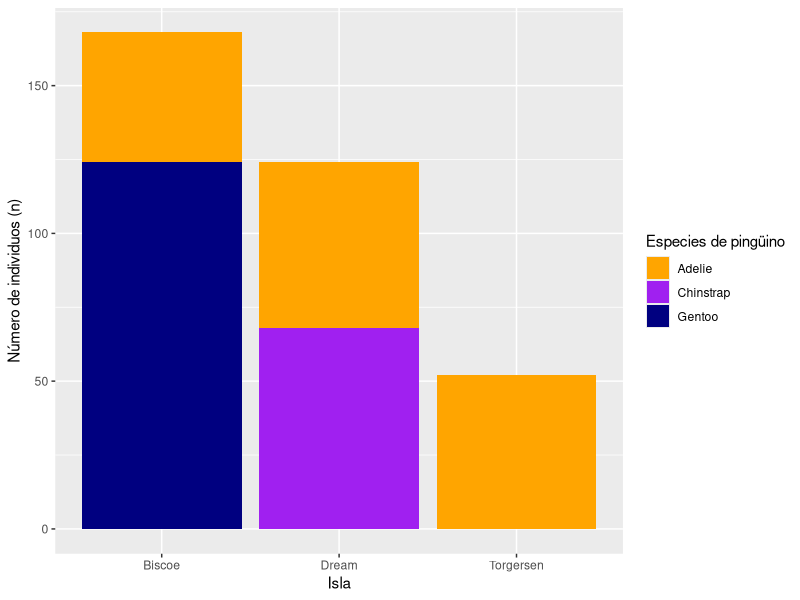
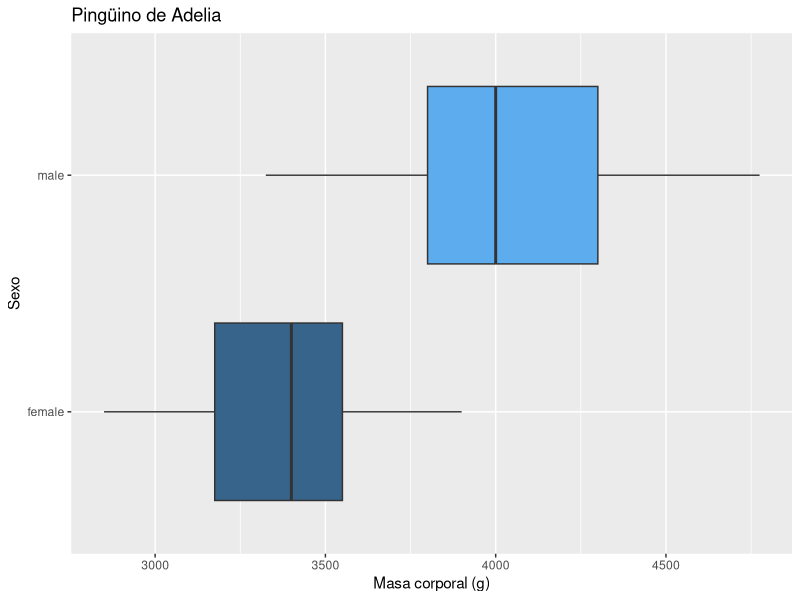
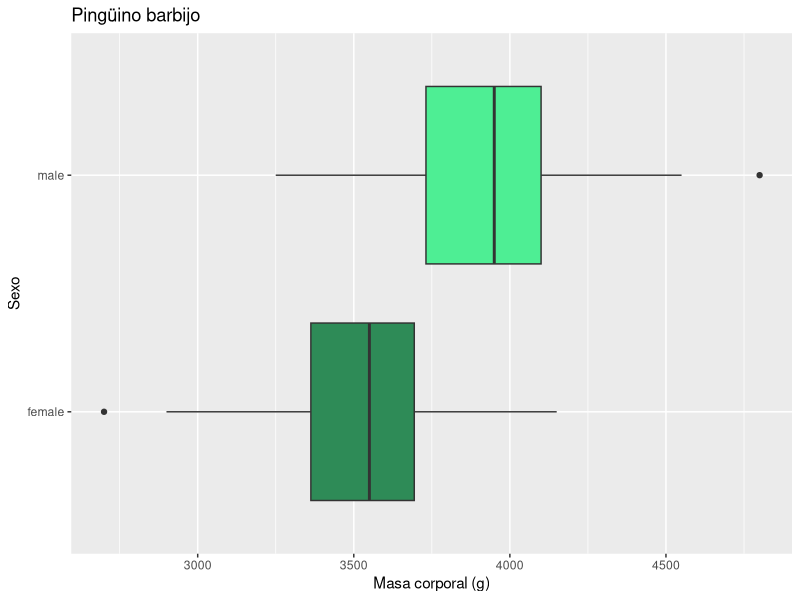
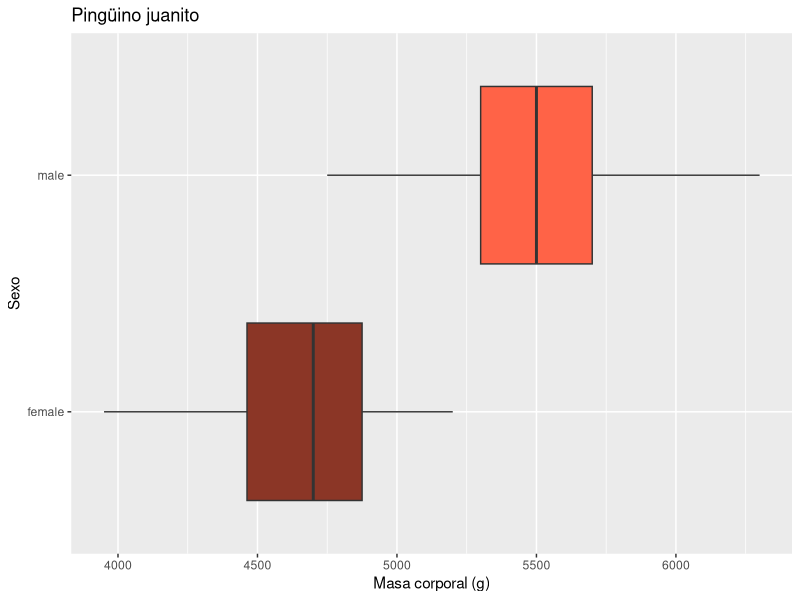
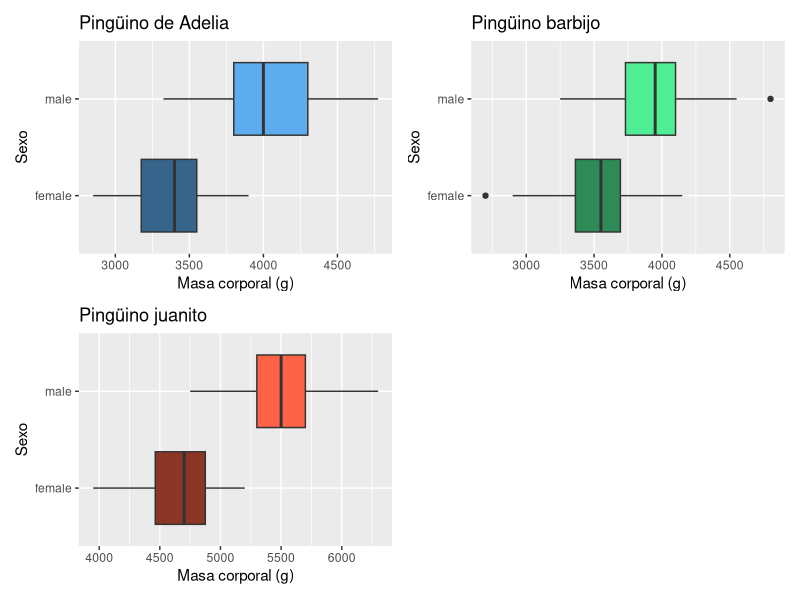

R code for these plots, in order:
## ---- chunk 1
install.packages("palmerpenguins")
library(palmerpenguins)
data(penguins)

summary(penguins)
summary(penguins_raw)
## ---- chunk 2
require(dplyr)
species.grouped <- penguins %>% dplyr::count(, species)
## ---- chunk 3
species.sex <- count(penguins, species, sex)
species.sex %>% filter(sex != "NA")
# Otra opción es filter(y != is.na(y))
## ---- chunk 4
bill.length <- filter(penguins, bill_length_mm != "NA") 
long.pico <- c(mean(bill.length$bill_length_mm), sd(bill.length$bill_length_mm), min(bill.length$bill_length_mm), max(bill.length$bill_length_mm))
names(long.pico) <- c("Media", "Desv_est", "Min", "Max")
long.pico
## ---- chunk 5
bill.depth <- filter(penguins, bill_depth_mm != "NA") 
prof.pico <- c(mean(bill.depth$bill_depth_mm), sd(bill.depth$bill_depth_mm), min(bill.depth$bill_depth_mm), max(bill.depth$bill_depth_mm))
names(prof.pico) <- c("Media", "Desv_est", "Min", "Max")
prof.pico
## ---- chunk 6
flipper.length <- filter(penguins, flipper_length_mm != "NA") 
long.aleta <- c(mean(flipper.length$flipper_length_mm), sd(flipper.length$flipper_length_mm), min(flipper.length$flipper_length_mm), max(flipper.length$flipper_length_mm))
names(long.aleta) <- c("Media", "Desv_est", "Min", "Max")
long.aleta
## ---- chunk 7
body.mass <- filter(penguins, body_mass_g != "NA") 
masa.corp <- c(mean(body.mass$body_mass_g), sd(body.mass$body_mass_g), min(body.mass$body_mass_g), max(body.mass$body_mass_g))
names(masa.corp) <- c("Media", "Desv_est", "Min", "Max")
masa.corp
## ---- chunk 8
islas <- data.frame(penguins$species, penguins$island) %>% filter(penguins.species != "NA") %>% filter(penguins.island != "NA")
## ---- chunk 9
require(ggplot2)
islas.plot <- ggplot(data = islas) + geom_bar(aes(x = penguins.island, fill = penguins.species)) + scale_fill_manual(name = "Especies de pingüino", values = c("orange", "purple", "navy")) + labs(x = "Isla", y = "Número de individuos (n)")
islas.plot
## ---- chunk 10
islas %>% count(penguins.species, penguins.island)
## ---- chunk 11
adelia <- body.mass %>% filter(species == "Adelie") %>% 
  filter(body_mass_g != "NA") %>% filter(sex != "NA") %>% ggplot() + 
  geom_boxplot(aes(x = body_mass_g, y = sex, fill = sex)) + theme(legend.position = "none") +labs(title = "Pingüino de Adelia", x = "Masa corporal (g)",
    y = "Sexo", fill = NULL) + theme(legend.position = "none") + 
  scale_fill_manual(values = c("steelblue4", "steelblue2"))
adelia
## ---- chunk 12
barbijo <- body.mass %>% filter(species == "Chinstrap") %>% 
  filter(body_mass_g != "NA") %>% filter(sex != "NA") %>% ggplot() + 
  geom_boxplot(aes(x = body_mass_g, y = sex, fill = sex)) + theme(legend.position = "none") +labs(title = "Pingüino barbijo", x = "Masa corporal (g)",
    y = "Sexo", fill = NULL) + theme(legend.position = "none") + 
  scale_fill_manual(values = c("seagreen4", "seagreen2"))
barbijo
## ---- chunk 13
juanito <- body.mass %>% filter(species == "Gentoo") %>% 
  filter(body_mass_g != "NA") %>% filter(sex != "NA") %>% ggplot() + 
  geom_boxplot(aes(x = body_mass_g, y = sex, fill = sex)) + theme(legend.position = "none") +labs(title = "Pingüino juanito", x = "Masa corporal (g)",
    y = "Sexo", fill = NULL) + theme(legend.position = "none") + 
  scale_fill_manual(values = c("tomato4", "tomato"))
juanito
## ---- chunk 14
library(patchwork)
adelia + barbijo + juanito + plot_layout(nrow = 2, ncol = 2)
